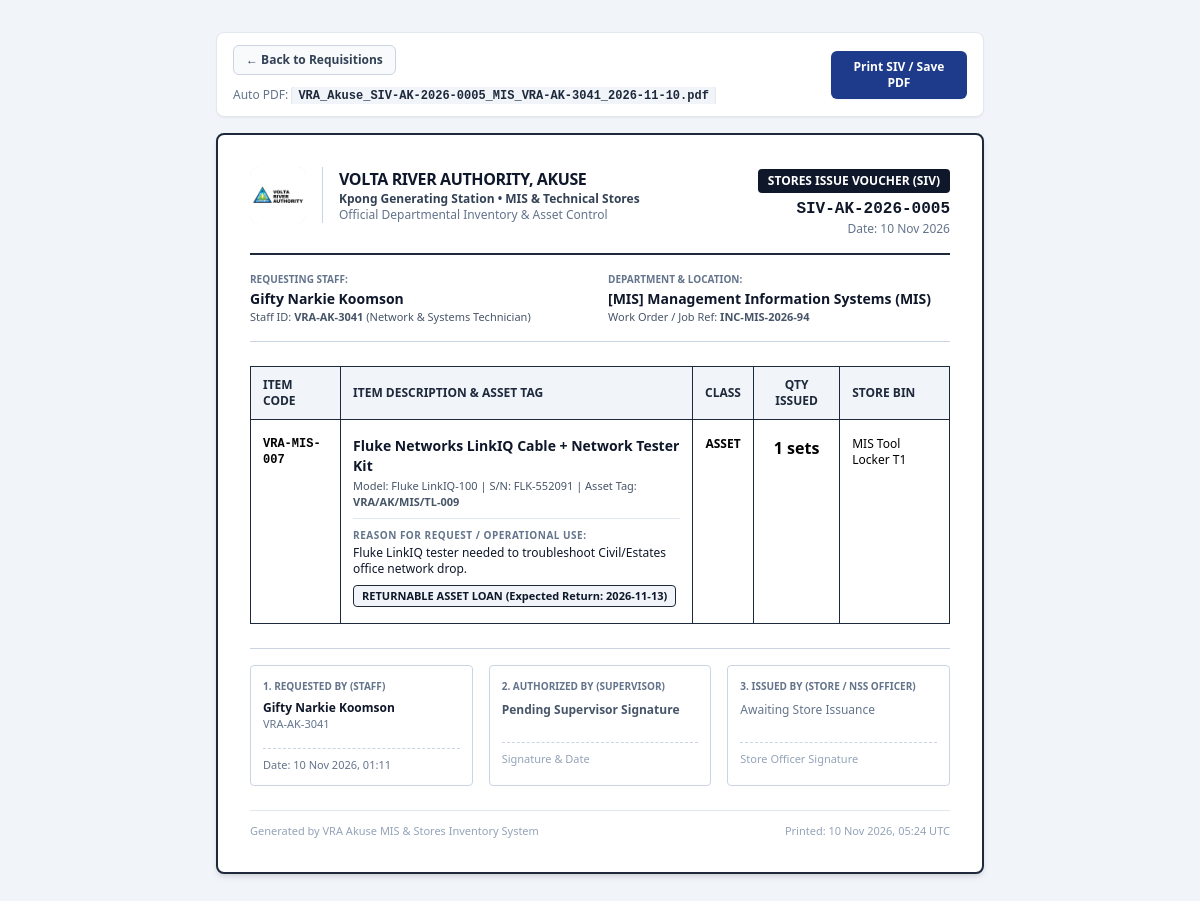
Before: /voucher/5 (signed in) with the older database file.
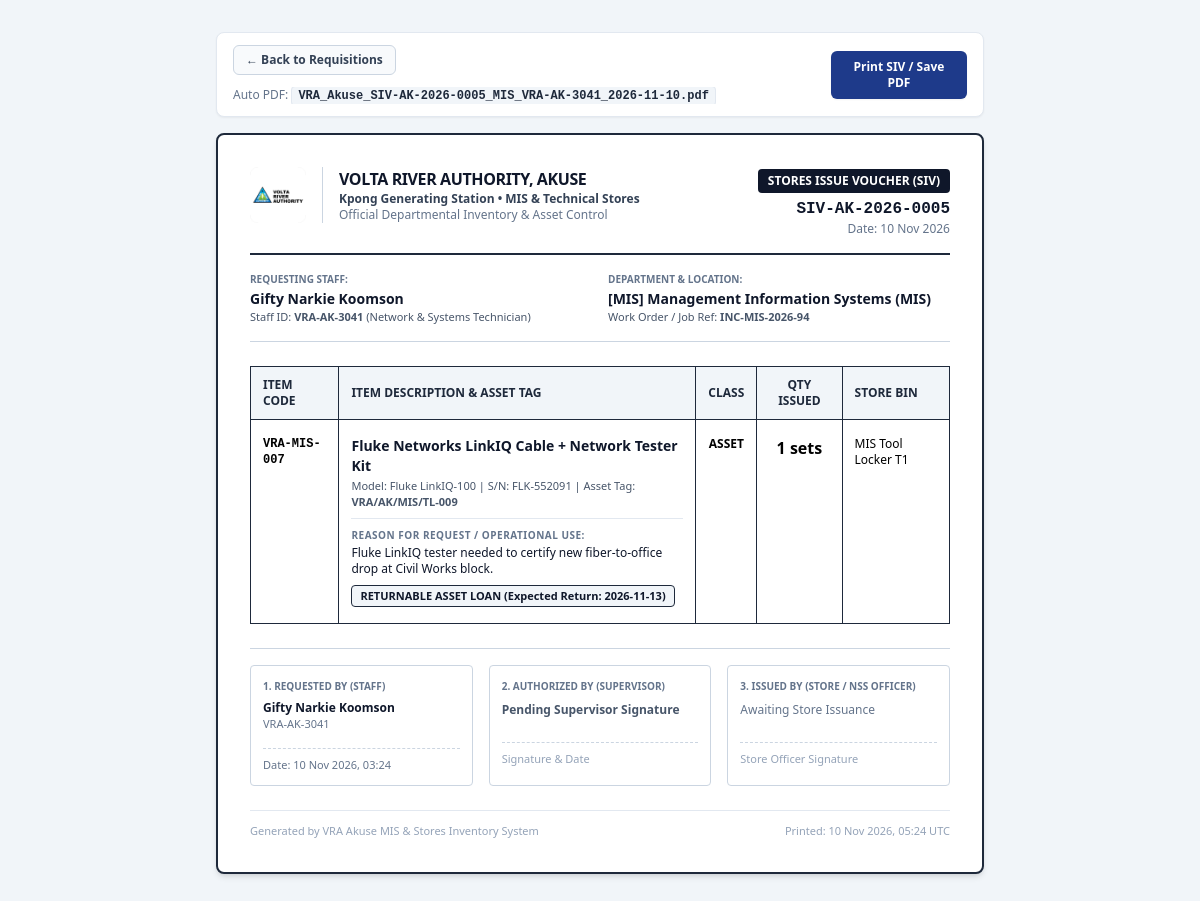
After: the same page with the newer database file.
### app/models.py (models this page shows)
class Requisition(Base):
    __tablename__ = "requisitions"
    id = Column(Integer, primary_key=True, index=True)
    siv_number = Column(String(40), unique=True, index=True, nullable=False)  # e.g. SIV-AK-2026-0001
    requester_id = Column(Integer, ForeignKey("users.id"), nullable=False)
    department_id = Column(Integer, ForeignKey("departments.id"), nullable=False)
    item_id = Column(Integer, ForeignKey("inventory_items.id"), nullable=False)
    quantity = Column(Integer, nullable=False, default=1)
    purpose = Column(Text, nullable=False)
    job_card_ref = Column(String(80), nullable=True)  # e.g. WO-KGS-4412 or INC-MIS-809
    is_returnable = Column(Boolean, default=False)
    expected_return_date = Column(String(40), nullable=True)
    status = Column(String(40), nullable=False, default="PENDING_APPROVAL")
    requested_at = Column(DateTime, default=datetime.utcnow)
    approved_by_id = Column(Integer, ForeignKey("users.id"), nullable=True)
    approved_at = Column(DateTime, nullable=True)
    supervisor_remarks = Column(Text, nullable=True)
    issued_by_id = Column(Integer, ForeignKey("users.id"), nullable=True)
    issued_at = Column(DateTime, nullable=True)
    returned_at = Column(DateTime, nullable=True)
    requester = relationship("User", foreign_keys=[requester_id], back_populates="requisitions_requested")
    approved_by = relationship("User", foreign_keys=[approved_by_id], back_populates="requisitions_approved")
    issued_by = relationship("User", foreign_keys=[issued_by_id], back_populates="requisitions_issued")
    department = relationship("Department", back_populates="requisitions")
    item = relationship("InventoryItem", back_populates="requisitions")

class User(Base):
    __tablename__ = "users"
    id = Column(Integer, primary_key=True, index=True)
    staff_id = Column(String(30), unique=True, index=True, nullable=False)  # e.g. VRA-AK-1042 or NSS-AK-2026-08
    full_name = Column(String(120), nullable=False)
    email = Column(String(120), unique=True, nullable=False)
    phone = Column(String(30), nullable=True)
    role = Column(String(30), nullable=False, default="STAFF")
    job_title = Column(String(100), nullable=True)
    department_id = Column(Integer, ForeignKey("departments.id"), nullable=False)
    password_plain = Column(String(100), default="vra123")  # Simple demo auth + quick role switcher
    is_active = Column(Boolean, default=True)
    department = relationship("Department", back_populates="users")
    requisitions_requested = relationship(
        "Requisition", foreign_keys="Requisition.requester_id", back_populates="requester"
    )
    requisitions_approved = relationship(
        "Requisition", foreign_keys="Requisition.approved_by_id", back_populates="approved_by"
    )
    requisitions_issued = relationship(
        "Requisition", foreign_keys="Requisition.issued_by_id", back_populates="issued_by"
    )

class Department(Base):
    __tablename__ = "departments"
    id = Column(Integer, primary_key=True, index=True)
    code = Column(String(20), unique=True, index=True, nullable=False)
    name = Column(String(120), nullable=False)
    location = Column(String(120), default="VRA, Akuse")
    head_of_dept = Column(String(100), nullable=True)
    users = relationship("User", back_populates="department")
    items = relationship("InventoryItem", back_populates="owning_department")
    requisitions = relationship("Requisition", back_populates="department")

class InventoryItem(Base):
    __tablename__ = "inventory_items"
    id = Column(Integer, primary_key=True, index=True)
    item_code = Column(String(40), unique=True, index=True, nullable=False)  # e.g. VRA-MIS-001
    name = Column(String(150), nullable=False)
    category = Column(String(80), nullable=False)  # IT & Networking, Electrical Spares, Mechanical, PPE & Safety, Stationery, Medical/Hospital
    item_type = Column(String(30), nullable=False, default="CONSUMABLE")  # CONSUMABLE or ASSET
    brand_model = Column(String(120), nullable=True)
    serial_or_part_no = Column(String(100), nullable=True)
    vra_asset_tag = Column(String(80), nullable=True)
    unit = Column(String(30), nullable=False, default="pcs")  # pcs, boxes, meters, sets, rolls, packs
    quantity_on_hand = Column(Integer, nullable=False, default=0)
    reorder_level = Column(Integer, nullable=False, default=5)
    store_location = Column(String(120), nullable=False, default="MIS Store - Rack A1")
    condition = Column(String(40), nullable=False, default="New / Good")  # New / Good, Fair, Faulty, Under Repair
    department_id = Column(Integer, ForeignKey("departments.id"), nullable=True)
    notes = Column(Text, nullable=True)
    updated_at = Column(DateTime, default=datetime.utcnow, onupdate=datetime.utcnow)
    owning_department = relationship("Department", back_populates="items")
    requisitions = relationship("Requisition", back_populates="item")
    transactions = relationship("StockTransaction", back_populates="item")

### app/main.py (the view)
@app.get("/voucher/{req_id}", response_class=HTMLResponse)
def printable_siv_voucher(req_id: int, request: Request, db: Session = Depends(get_db)):
    current_user = get_authenticated_user(request, db)
    if not current_user:
        return RedirectResponse(url="/login", status_code=303)
    req = (
        db.query(Requisition)
        .options(
            joinedload(Requisition.requester),
            joinedload(Requisition.department),
            joinedload(Requisition.item),
            joinedload(Requisition.approved_by),
            joinedload(Requisition.issued_by),
        )
        .filter(Requisition.id == req_id)
        .first()
    )
    if not req:
        raise HTTPException(status_code=404, detail="Voucher not found")
    return templates.TemplateResponse(
        request,
        "voucher_print.html",
        {
            "request": request,
            "req": req,
            "printed_at": datetime.utcnow().strftime("%d %b %Y, %H:%M UTC"),
        },
    )

### app/templates/voucher_print.html (shortened to what this page needs)
<!DOCTYPE html>
<html lang="en">
<head>
  {% set pdf_filename = "VRA_Akuse_" ~ req.siv_number ~ "_" ~ req.department.code ~ "_" ~ req.requester.staff_id ~ "_" ~ req.requested_at.strftime('%Y-%m-%d') %}
  <script src="https://cdn.tailwindcss.com"></script>
</head>
<body class="bg-slate-100 py-4 sm:py-8 px-2 sm:px-4">
  <div class="max-w-3xl mx-auto mb-4 flex flex-col sm:flex-row sm:items-center justify-between gap-3 no-print bg-white border border-slate-200 p-3 sm:px-4 sm:py-3 rounded-lg shadow-sm">
    <div class="flex items-center gap-2 sm:gap-3 flex-wrap">
      <a href="/requisitions" class="text-xs font-semibold text-slate-700 hover:text-slate-900 bg-slate-50 hover:bg-slate-100 border border-slate-300 px-3 py-1.5 rounded-md transition-colors">
        &larr; Back to Requisitions
      </a>
      <div class="text-[11px] sm:text-xs text-slate-500 truncate">
        Auto PDF: <span class="font-mono font-semibold text-slate-800 bg-slate-100 px-1.5 py-0.5 rounded border border-slate-200">{{ pdf_filename }}.pdf</span>
      </div>
    </div>
    <button onclick="printVoucher()" class="w-full sm:w-auto bg-blue-900 hover:bg-blue-950 text-white text-xs font-semibold px-4 py-2 rounded-md shadow-sm transition-colors text-center">
      Print SIV / Save PDF
    </button>
  </div>
  <div class="print-sheet max-w-3xl mx-auto bg-white border sm:border-2 border-slate-800 rounded-lg p-4 sm:p-8 shadow-md">
    <div class="flex flex-col sm:flex-row sm:items-start justify-between border-b sm:border-b-2 border-slate-800 pb-4 gap-4">
      <div class="flex items-center gap-3 sm:gap-4">
        <img src="/static/vra_logo.png" alt="Volta River Authority Logo" class="h-10 sm:h-14 w-auto object-contain" />
        <div class="border-l border-slate-300 pl-3 sm:pl-4">
          <h1 class="text-sm sm:text-base font-extrabold tracking-tight text-slate-900 uppercase">Volta River Authority, Akuse</h1>
          <p class="text-[11px] sm:text-xs font-semibold text-slate-700">Kpong Generating Station • MIS &amp; Technical Stores</p>
          <p class="text-[10px] sm:text-xs text-slate-500">Official Departmental Inventory &amp; Asset Control</p>
        </div>
      </div>
      <div class="text-left sm:text-right pt-2 sm:pt-0 border-t sm:border-t-0 border-slate-200">
        <div class="inline-block bg-slate-900 text-white text-[10px] sm:text-xs font-bold uppercase px-2.5 py-1 rounded">
          Stores Issue Voucher (SIV)
        </div>
        <div class="font-mono text-sm sm:text-base font-extrabold text-slate-900 mt-1">{{ req.siv_number }}</div>
        <div class="text-[11px] sm:text-xs text-slate-500">Date: {{ req.requested_at.strftime('%d %b %Y') }}</div>
      </div>
    </div>
    <div class="grid grid-cols-1 sm:grid-cols-2 gap-3 sm:gap-4 py-3 sm:py-4 border-b border-slate-300 text-xs">
      <div>
        <div class="text-slate-500 uppercase font-semibold text-[10px]">Requesting Staff:</div>
        <div class="text-xs sm:text-sm font-bold text-slate-900 mt-0.5">{{ req.requester.full_name }}</div>
        <div class="text-slate-600 text-[11px]">Staff ID: <strong>{{ req.requester.staff_id }}</strong> ({{ req.requester.job_title }})</div>
      </div>
      <div>
        <div class="text-slate-500 uppercase font-semibold text-[10px]">Department &amp; Location:</div>
        <div class="text-xs sm:text-sm font-bold text-slate-900 mt-0.5">[{{ req.department.code }}] {{ req.department.name }}</div>
        <div class="text-slate-600 text-[11px]">Work Order / Job Ref: <strong>{{ req.job_card_ref or 'Standard Departmental Request' }}</strong></div>
      </div>
    </div>
    <div class="my-4 sm:my-6 overflow-x-auto">
      <table class="w-full border-collapse border border-slate-800 text-xs min-w-[500px]">
        <thead>
          <tr class="bg-slate-100 border-b border-slate-800 text-slate-800 uppercase text-[10px] sm:text-xs">
            <th class="border-r border-slate-800 py-2 sm:py-2.5 px-2.5 sm:px-3 text-left">Item Code</th>
            <th class="border-r border-slate-800 py-2 sm:py-2.5 px-2.5 sm:px-3 text-left">Item Description &amp; Asset Tag</th>
            <th class="border-r border-slate-800 py-2 sm:py-2.5 px-2.5 sm:px-3 text-center">Class</th>
            <th class="border-r border-slate-800 py-2 sm:py-2.5 px-2.5 sm:px-3 text-center">Qty Issued</th>
            <th class="py-2 sm:py-2.5 px-2.5 sm:px-3 text-left">Store Bin</th>
          </tr>
        </thead>
        <tbody>
          <tr>
            <td class="border-r border-slate-800 py-3 sm:py-4 px-2.5 sm:px-3 font-mono font-bold align-top">{{ req.item.item_code }}</td>
            <td class="border-r border-slate-800 py-3 sm:py-4 px-2.5 sm:px-3 align-top">
              <div class="font-bold text-slate-900 text-xs sm:text-sm">{{ req.item.name }}</div>
              <div class="text-slate-600 text-[11px] mt-0.5">
                Model: {{ req.item.brand_model or 'N/A' }} | S/N: {{ req.item.serial_or_part_no or 'N/A' }}
                {% if req.item.vra_asset_tag %} | Asset Tag: <strong>{{ req.item.vra_asset_tag }}</strong>{% endif %}
              </div>
              <div class="mt-2 pt-2 border-t border-slate-200">
                <span class="font-bold uppercase text-[9px] sm:text-[10px] text-slate-500 tracking-wider">Reason for Request / Operational Use:</span>
                <div class="text-slate-900 font-medium text-xs mt-0.5">{{ req.purpose }}</div>
              </div>
              {% if req.is_returnable %}
                <div class="mt-2 inline-block px-2 py-0.5 rounded border border-slate-800 bg-slate-100 font-bold text-[10px] sm:text-[11px] text-slate-900">
                  RETURNABLE ASSET LOAN (Expected Return: {{ req.expected_return_date or 'Upon completion of work' }})
                </div>
              {% endif %}
            </td>
            <td class="border-r border-slate-800 py-3 sm:py-4 px-2.5 sm:px-3 text-center font-semibold align-top">{{ req.item.item_type }}</td>
            <td class="border-r border-slate-800 py-3 sm:py-4 px-2.5 sm:px-3 text-center font-extrabold text-sm sm:text-base align-top">{{ req.quantity }} {{ req.item.unit }}</td>
            <td class="py-3 sm:py-4 px-2.5 sm:px-3 align-top">{{ req.item.store_location }}</td>
          </tr>
        </tbody>
      </table>
    </div>
    <div class="grid grid-cols-1 sm:grid-cols-3 gap-3 sm:gap-4 pt-3 sm:pt-4 border-t border-slate-300 text-xs">
      <div class="border border-slate-300 rounded p-2.5 sm:p-3">
        <div class="font-bold uppercase text-slate-500 text-[9px] sm:text-[10px]">1. Requested By (Staff)</div>
        <div class="font-bold text-slate-900 mt-1.5 text-xs">{{ req.requester.full_name }}</div>
        <div class="text-slate-500 text-[11px]">{{ req.requester.staff_id }}</div>
        <div class="mt-3 sm:mt-4 pt-2 border-t border-dashed border-slate-300 text-[10px] sm:text-[11px] text-slate-500">
          Date: {{ req.requested_at.strftime('%d %b %Y, %H:%M') }}
        </div>
      </div>
      <div class="border border-slate-300 rounded p-2.5 sm:p-3">
        <div class="font-bold uppercase text-slate-500 text-[9px] sm:text-[10px]">2. Authorized By (Supervisor)</div>
        {% if req.approved_by %}
          <div class="font-bold text-slate-900 mt-1.5 text-xs">{{ req.approved_by.full_name }}</div>
          <div class="text-slate-500 text-[11px]">{{ req.approved_by.job_title }}</div>
          <div class="mt-3 sm:mt-4 pt-2 border-t border-dashed border-slate-300 text-[10px] sm:text-[11px] text-slate-800 font-semibold">
            {{ req.status }} ({{ req.approved_at.strftime('%d %b %Y') if req.approved_at else '' }})
          </div>
        {% else %}
          <div class="mt-2 text-slate-600 font-semibold text-xs">Pending Supervisor Signature</div>
          <div class="mt-4 sm:mt-6 pt-2 border-t border-dashed border-slate-300 text-[10px] sm:text-[11px] text-slate-400">Signature &amp; Date</div>
        {% endif %}
      </div>
      <div class="border border-slate-300 rounded p-2.5 sm:p-3">
        <div class="font-bold uppercase text-slate-500 text-[9px] sm:text-[10px]">3. Issued By (Store / NSS Officer)</div>
        {% if req.issued_by %}
          <div class="font-bold text-slate-900 mt-1.5 text-xs">{{ req.issued_by.full_name }}</div>
          <div class="text-slate-500 text-[11px]">{{ req.issued_by.staff_id }}</div>
          <div class="mt-3 sm:mt-4 pt-2 border-t border-dashed border-slate-300 text-[10px] sm:text-[11px] text-slate-800 font-semibold">
            ISSUED: {{ req.issued_at.strftime('%d %b %Y, %H:%M') if req.issued_at else '' }}
          </div>
        {% else %}
          <div class="mt-2 text-slate-500 text-xs">Awaiting Store Issuance</div>
          <div class="mt-4 sm:mt-6 pt-2 border-t border-dashed border-slate-300 text-[10px] sm:text-[11px] text-slate-400">Store Officer Signature</div>
        {% endif %}
      </div>
    </div>
    <div class="mt-4 sm:mt-6 pt-2 sm:pt-3 border-t border-slate-200 flex flex-col sm:flex-row items-start sm:items-center justify-between text-[10px] sm:text-[11px] text-slate-400 gap-1">
      <span>Generated by VRA Akuse MIS &amp; Stores Inventory System</span>
      <span>Printed: {{ printed_at }}</span>
    </div>
  </div>
</body>
</html>

Changed rows visible on the page:
changed Requisition: purpose "Fluke LinkIQ tester needed to troubleshoot Civil/Estates office network drop." → "Fluke LinkIQ tester needed to certify new fiber-to-office drop at Civil Works block."; requested_at "10 Nov 2026, 01:11" → "10 Nov 2026, 03:24"
